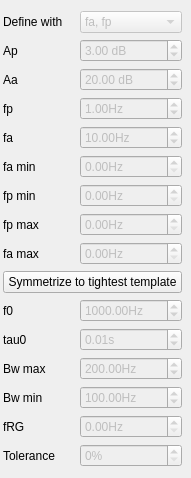
                <widget class="QWidget" name="scrollAreaWidgetContents_4">
                 <property name="geometry">
                  <rect>
                   <x>0</x>
                   <y>0</y>
                   <width>191</width>
                   <height>374</height>
                  </rect>
                 </property>
                 <property name="sizePolicy">
                  <sizepolicy hsizetype="Ignored" vsizetype="Preferred">
                   <horstretch>0</horstretch>
                   <verstretch>0</verstretch>
                  </sizepolicy>
                 </property>
                 <layout class="QGridLayout" name="gridLayout_32">
                  <property name="leftMargin">
                   <number>3</number>
                  </property>
                  <property name="rightMargin">
                   <number>9</number>
                  </property>
                  <item row="2" column="0">
                   <widget class="QLabel" name="label_aa">
                    <property name="text">
                     <string>Aa</string>
                    </property>
                   </widget>
                  </item>
                  <item row="16" column="1">
                   <widget class="QDoubleSpinBox" name="tol_box">
                    <property name="enabled">
                     <bool>false</bool>
                    </property>
                    <property name="suffix">
                     <string>%</string>
                    </property>
                    <property name="decimals">
                     <number>0</number>
                    </property>
                    <property name="minimum">
                     <double>0.000000000000000</double>
                    </property>
                    <property name="maximum">
                     <double>100.000000000000000</double>
                    </property>
                    <property name="singleStep">
                     <double>0.500000000000000</double>
                    </property>
                   </widget>
                  </item>
                  <item row="7" column="0">
                   <widget class="QLabel" name="label_fpmax">
                    <property name="text">
                     <string>fp max</string>
                    </property>
                   </widget>
                  </item>
                  <item row="6" column="1">
                   <widget class="ScienDSpinBox" name="fp_min_box">
                    <property name="enabled">
                     <bool>false</bool>
                    </property>
                    <property name="suffix">
                     <string>Hz</string>
                    </property>
                    <property name="maximum">
                     <double>1000000000.000000000000000</double>
                    </property>
                   </widget>
                  </item>
                  <item row="5" column="1">
                   <widget class="ScienDSpinBox" name="fa_min_box">
                    <property name="enabled">
                     <bool>false</bool>
                    </property>
                    <property name="suffix">
                     <string>Hz</string>
                    </property>
                    <property name="maximum">
                     <double>999999999.000000000000000</double>
                    </property>
                   </widget>
                  </item>
                  <item row="4" column="0">
                   <widget class="QLabel" name="label_fa">
                    <property name="text">
                     <string>fa</string>
                    </property>
                   </widget>
                  </item>
                  <item row="3" column="1">
                   <widget class="ScienDSpinBox" name="fp_box">
                    <property name="enabled">
                     <bool>false</bool>
                    </property>
                    <property name="suffix">
                     <string>Hz</string>
                    </property>
                    <property name="maximum">
                     <double>1000000000.000000000000000</double>
                    </property>
                    <property name="value">
                     <double>1.000000000000000</double>
                    </property>
                   </widget>
                  </item>
                  <item row="4" column="1">
                   <widget class="ScienDSpinBox" name="fa_box">
                    <property name="enabled">
                     <bool>false</bool>
                    </property>
                    <property name="suffix">
                     <string>Hz</string>
                    </property>
                    <property name="maximum">
                     <double>1000000000.000000000000000</double>
                    </property>
                    <property name="value">
                     <double>10.000000000000000</double>
                    </property>
                   </widget>
                  </item>
                  <item row="13" column="0">
                   <widget class="QLabel" name="label_bwmin">
                    <property name="text">
                     <string>Bw min</string>
                    </property>
                   </widget>
                  </item>
                  <item row="12" column="1">
                   <widget class="ScienDSpinBox" name="bw_max_box">
                    <property name="enabled">
                     <bool>false</bool>
                    </property>
                    <property name="suffix">
                     <string>Hz</string>
                    </property>
                    <property name="maximum">
                     <double>100000000.000000000000000</double>
                    </property>
                    <property name="singleStep">
                     <double>1.000000000000000</double>
                    </property>
                    <property name="value">
                     <double>200.000000000000000</double>
                    </property>
                   </widget>
                  </item>
                  <item row="13" column="1">
                   <widget class="ScienDSpinBox" name="bw_min_box">
                    <property name="enabled">
                     <bool>false</bool>
                    </property>
                    <property name="suffix">
                     <string>Hz</string>
                    </property>
                    <property name="maximum">
                     <double>100000000.000000000000000</double>
                    </property>
                    <property name="value">
                     <double>100.000000000000000</double>
                    </property>
                   </widget>
                  </item>
                  <item row="8" column="0">
                   <widget class="QLabel" name="label_famax">
                    <property name="text">
                     <string>fa max</string>
                    </property>
                   </widget>
                  </item>
                  <item row="1" column="1">
                   <widget class="QDoubleSpinBox" name="ap_box">
                    <property name="enabled">
                     <bool>false</bool>
                    </property>
                    <property name="contextMenuPolicy">
                     <enum>Qt::DefaultContextMenu</enum>
                    </property>
                    <property name="prefix">
                     <string/>
                    </property>
                    <property name="suffix">
                     <string> dB</string>
                    </property>
                    <property name="minimum">
                     <double>0.000000000000000</double>
                    </property>
                    <property name="maximum">
                     <double>1000000.000000000000000</double>
                    </property>
                    <property name="value">
                     <double>3.000000000000000</double>
                    </property>
                   </widget>
                  </item>
                  <item row="11" column="0">
                   <widget class="QLabel" name="label_tau0">
                    <property name="text">
                     <string>tau0</string>
                    </property>
                   </widget>
                  </item>
                  <item row="5" column="0">
                   <widget class="QLabel" name="label_famin">
                    <property name="text">
                     <string>fa min</string>
                    </property>
                   </widget>
                  </item>
                  <item row="7" column="1">
                   <widget class="ScienDSpinBox" name="fp_max_box">
                    <property name="enabled">
                     <bool>false</bool>
                    </property>
                    <property name="suffix">
                     <string>Hz</string>
                    </property>
                    <property name="maximum">
                     <double>1000000000.000000000000000</double>
                    </property>
                   </widget>
                  </item>
                  <item row="0" column="1">
                   <widget class="QComboBox" name="define_with_box">
                    <property name="enabled">
                     <bool>false</bool>
                    </property>
                    <item>
                     <property name="text">
                      <string>fa, fp</string>
                     </property>
                    </item>
                    <item>
                     <property name="text">
                      <string>f0, Bw</string>
                     </property>
                    </item>
                   </widget>
                  </item>
                  <item row="3" column="0">
                   <widget class="QLabel" name="label_fp">
                    <property name="text">
                     <string>fp</string>
                    </property>
                   </widget>
                  </item>
                  <item row="2" column="1">
                   <widget class="QDoubleSpinBox" name="aa_box">
                    <property name="enabled">
                     <bool>false</bool>
                    </property>
                    <property name="prefix">
                     <string/>
                    </property>
                    <property name="suffix">
                     <string> dB</string>
                    </property>
                    <property name="minimum">
                     <double>0.000000000000000</double>
                    </property>
                    <property name="maximum">
                     <double>1000000.000000000000000</double>
                    </property>
                    <property name="value">
                     <double>20.000000000000000</double>
                    </property>
                   </widget>
                  </item>
                  <item row="15" column="1">
                   <widget class="ScienDSpinBox" name="frg_box">
                    <property name="enabled">
                     <bool>false</bool>
                    </property>
                    <property name="suffix">
                     <string>Hz</string>
                    </property>
                    <property name="maximum">
                     <double>1000000000.000000000000000</double>
                    </property>
                    <property name="singleStep">
                     <double>1.000000000000000</double>
                    </property>
                   </widget>
                  </item>
                  <item row="12" column="0">
                   <widget class="QLabel" name="label_bwmax">
                    <property name="text">
                     <string>Bw max</string>
                    </property>
                   </widget>
                  </item>
                  <item row="15" column="0">
                   <widget class="QLabel" name="label_fRG">
                    <property name="text">
                     <string>fRG</string>
                    </property>
                   </widget>
                  </item>
                  <item row="10" column="0">
                   <widget class="QLabel" name="label_f0">
                    <property name="text">
                     <string>f0</string>
                    </property>
                   </widget>
                  </item>
                  <item row="6" column="0">
                   <widget class="QLabel" name="label_fpmin">
                    <property name="text">
                     <string>fp min</string>
                    </property>
                   </widget>
                  </item>
                  <item row="11" column="1">
                   <widget class="ScienDSpinBox" name="tau0_box">
                    <property name="enabled">
                     <bool>false</bool>
                    </property>
                    <property name="suffix">
                     <string>s</string>
                    </property>
                    <property name="singleStep">
                     <double>1.000000000000000</double>
                    </property>
                    <property name="value">
                     <double>0.010000000000000</double>
                    </property>
                   </widget>
                  </item>
                  <item row="10" column="1">
                   <widget class="ScienDSpinBox" name="f0_box">
                    <property name="enabled">
                     <bool>false</bool>
                    </property>
                    <property name="suffix">
                     <string>Hz</string>
                    </property>
                    <property name="minimum">
                     <double>0.000000000000000</double>
                    </property>
                    <property name="maximum">
                     <double>1000000000.000000000000000</double>
                    </property>
                    <property name="singleStep">
                     <double>1.000000000000000</double>
                    </property>
                    <property name="value">
                     <double>1000.000000000000000</double>
                    </property>
                   </widget>
                  </item>
                  <item row="1" column="0">
                   <widget class="QLabel" name="label_ap">
                    <property name="text">
                     <string>Ap</string>
                    </property>
                   </widget>
                  </item>
                  <item row="8" column="1">
                   <widget class="ScienDSpinBox" name="fa_max_box">
                    <property name="enabled">
                     <bool>false</bool>
                    </property>
                    <property name="suffix">
                     <string>Hz</string>
                    </property>
                    <property name="maximum">
                     <double>1000000000.000000000000000</double>
                    </property>
                    <property name="singleStep">
                     <double>1.000000000000000</double>
                    </property>
                   </widget>
                  </item>
                  <item row="16" column="0">
                   <widget class="QLabel" name="label_tolerance">
                    <property name="text">
                     <string>Tolerance</string>
                    </property>
                   </widget>
                  </item>
                  <item row="0" column="0">
                   <widget class="QLabel" name="label_definewith">
                    <property name="text">
                     <string>Define with</string>
                    </property>
                   </widget>
                  </item>
                  <item row="9" column="0" colspan="2">
                   <widget class="QPushButton" name="symmetrize_btn">
                    <property name="text">
                     <string>Symmetrize to tightest template</string>
                    </property>
                   </widget>
                  </item>
                 </layout>
                </widget>
